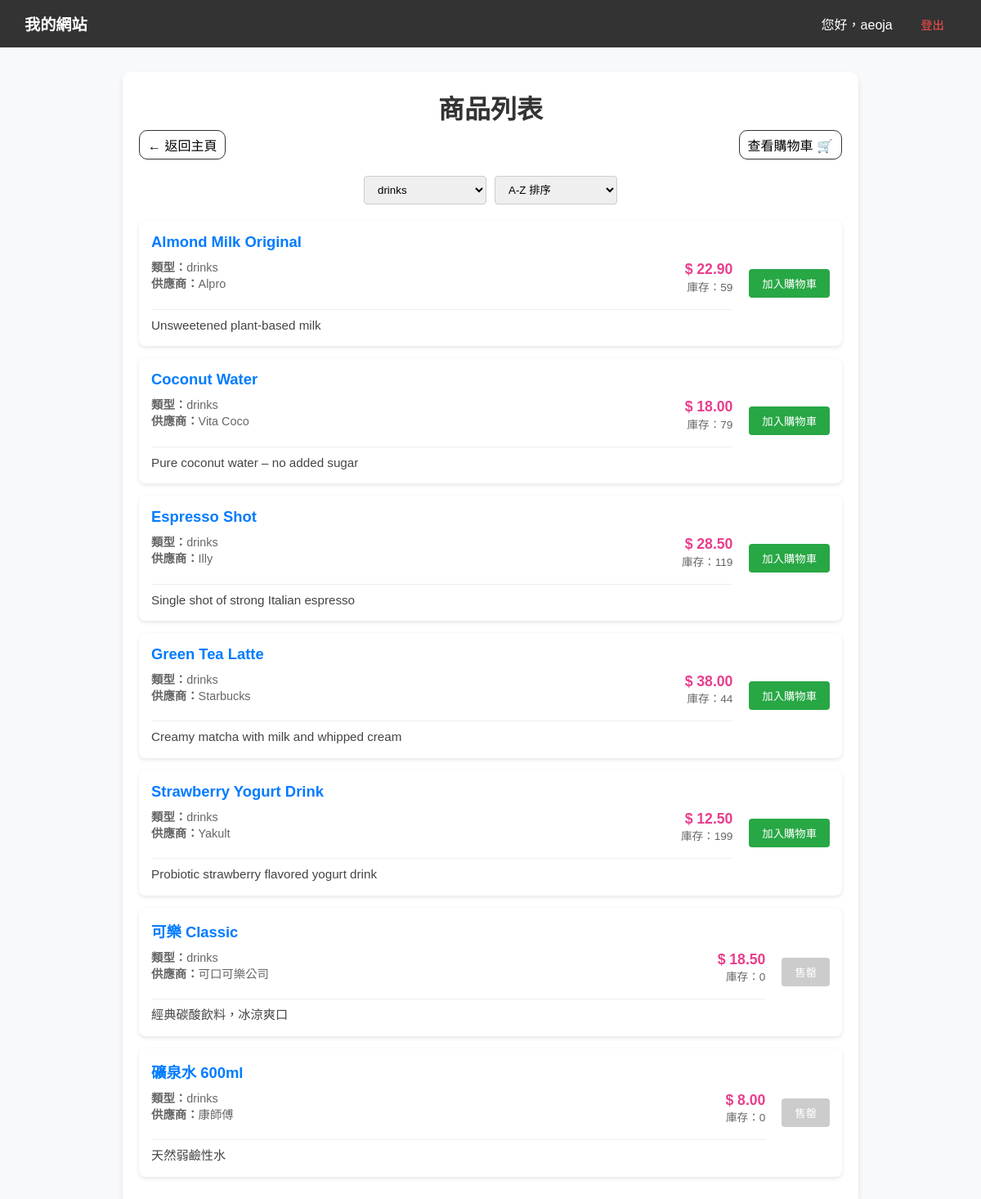
/product_list.php?type=drinks (signed in), run on an earlier commit of the app's database.
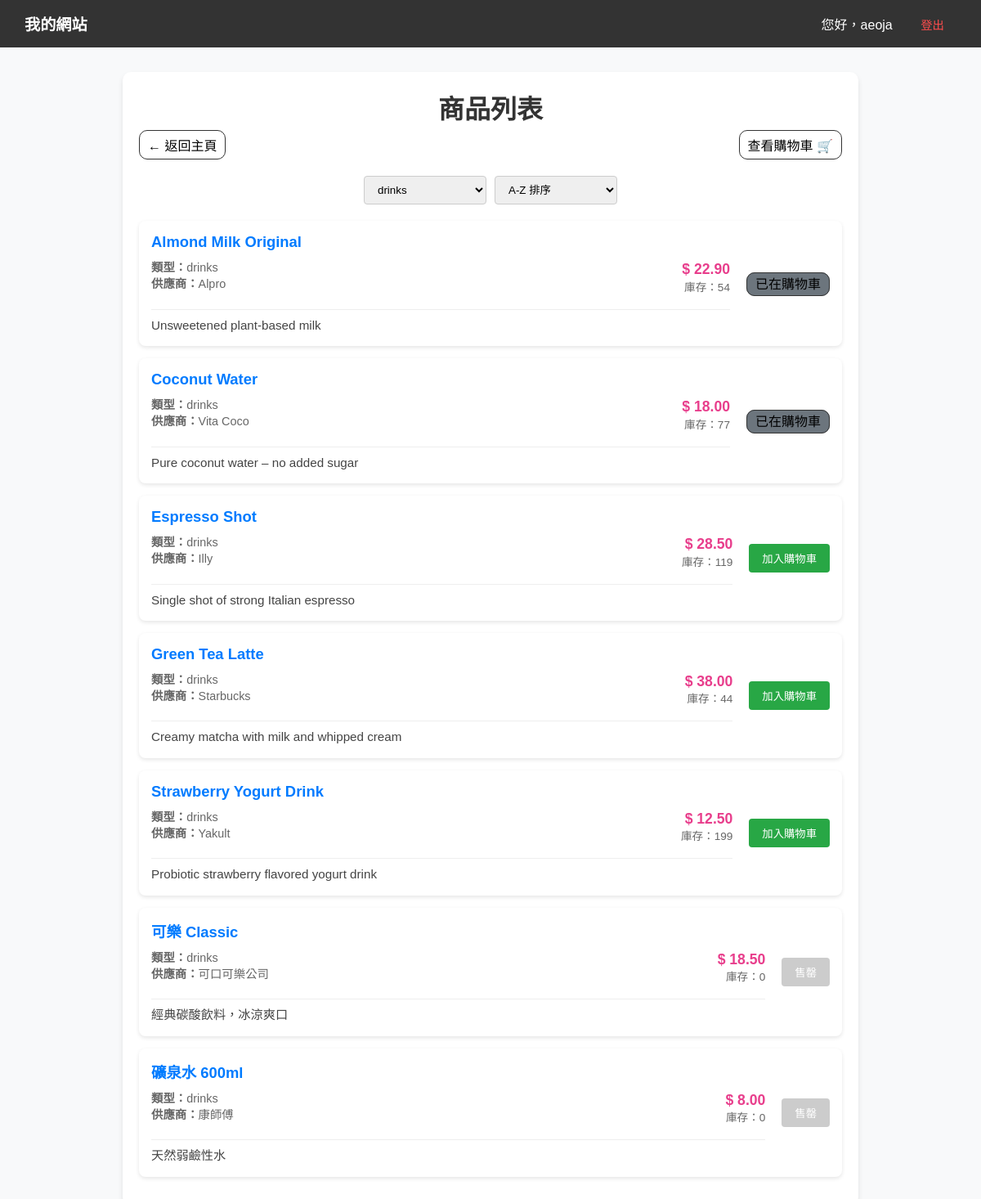
And on a later commit of the database.
### tables this page shows
CREATE TABLE `products` (
  `product_id` int(11) UNSIGNED NOT NULL,
  `product_name` varchar(100) NOT NULL,
  `type` enum('drinks','food','toy','e-things') NOT NULL,
  `supplier` varchar(80) DEFAULT NULL,
  `description` text DEFAULT NULL,
  `price` decimal(10,2) NOT NULL,
  `qty` int(11) UNSIGNED NOT NULL DEFAULT 1 COMMENT 'Stock level of product',
  `updated_at` datetime DEFAULT current_timestamp() ON UPDATE current_timestamp(),
  `created_at` datetime DEFAULT current_timestamp()
);

### connect.php (called while the page is built, shortened)
<?php
$servername = "localhost";
$username = "root";
$password = "";
$db_name = "223_group_project";
$conn = new mysqli($servername, $username, $password, $db_name);
function safeQuery($sql, $types = null, $params = []) {
    global $conn;
    $stmt = $conn->prepare($sql);
    $response = new stdClass();
    $fullSql = $sql;
    if ($types && !empty($params)) {
        $indexedParams = array_values($params);
        foreach ($indexedParams as $val) {
            if (is_null($val)) {
                $valueToShow = 'NULL';
            } elseif (is_string($val)) {
                $valueToShow = "'" . $conn->real_escape_string($val) . "'";
            } else {
                $valueToShow = $val;
            }
            $pos = strpos($fullSql, '?');
            if ($pos !== false) {
                $fullSql = substr_replace($fullSql, $valueToShow, $pos, 1);
            }
        }
    }
    $response->executed_sql = $fullSql;
    if ($types && !empty($params)) {
        $stmt->bind_param($types, ...$params);
    }
    $response->success = $stmt->execute();
    $response->affected_rows = $stmt->affected_rows;
    $response->insert_id = $stmt->insert_id;
    $response->error = $stmt->error;
    $result = $stmt->get_result();
    $response->result = $result;
    return $response;
}
?>

### product_list.php (the view, shortened to what the changed rows need)
<?php
require_once("connect.php");
$cartProductIds = [];
$cartRes = safeQuery('SELECT product_id FROM cart WHERE member_id = ?', 's', [$_SESSION['member_id']]);
if ($cartRes->success && $cartRes->result) {
    $rows = $cartRes->result->fetch_all(MYSQLI_ASSOC);
    foreach ($rows as $r) {
        $cartProductIds[intval($r['product_id'])] = true;
    }
}
$showingType = $_GET['type'] ?? '';
$sortType = $_GET['sort'] ?? 'name_asc';
$products = [];
try {
    $params = [];
    $paramTypes = '';
    switch ($sortType) {
        default:
            $sql = "SELECT * FROM products";
            if ($showingType) {
                $sql .= " WHERE type = ?";
                $params[] = $showingType;
                $paramTypes .= 's';
            }
            $sql .= " ORDER BY product_name ASC";
            break;
    }
    $response = safeQuery($sql, $paramTypes, $params);
    if ($response->success) {
        $products = $response->result->fetch_all(MYSQLI_ASSOC);
    }
} catch (Exception $e) {
    error_log("Product list error: " . $e->getMessage());
}
?>
<!DOCTYPE html>
<html lang="zh-Hant">
<head>
    <link rel="stylesheet" href="style.css?v=<?php echo filemtime('style.css'); ?>">
</head>
<body>
    <div class="content">
        <h1>商品列表</h1>
        <ul class="product-list">
            <?php foreach ($products as $product): ?>
                <li class="product-item">
                    <div class="product-details">
                        <strong style="color: #007bff; font-size: 1.15em;"><?php echo htmlspecialchars($product['product_name']); ?></strong>
                        <div class="product-info">
                            <div class="product-meta">
                                <div><b>類型：</b><?php echo htmlspecialchars($product['type']); ?></div>
                                <div><b>供應商：</b><?php echo htmlspecialchars($product['supplier']); ?></div>
                            </div>
                            <div style="text-align: right;">
                                <div class="product-price">$ <?php echo htmlspecialchars($product['price']); ?></div>
                                <div style="font-size: 0.85em; color: #666;">庫存：<?php echo $product['qty']; ?></div>
                            </div>
                            <div style="grid-column: 1 / -1; color: #444; font-size: 0.95em; border-top: 1px solid #eee; padding-top: 8px; margin-top: 5px;">
                                <?php echo htmlspecialchars($product['description']); ?>
                            </div>
                        </div>
                    </div>
                    <div class="actions" style="margin-left: 20px;">
                        <?php if ($product['qty'] <= 0): ?>
                            <button class="cart-button in-cart" style="background:#ccc;" disabled>售罄</button>
                        <?php elseif (!empty($cartProductIds[intval($product['product_id'])])): ?>
                            <a href="show_cart.php" class="cart-button in-cart">已在購物車</a>
                        <?php else: ?>
                            <button class="add-cart-button cart-button"
                                    data-id="<?php echo $product['product_id']; ?>"
                                    data-qty="<?php echo $product['qty']; ?>">加入購物車</button>
                        <?php endif; ?>
                    </div>
                </li>
            <?php endforeach; ?>
        </ul>
    </div>
</body>
</html>

What changed in the data, as far as the page shows it:
changed products "Almond Milk Original": qty "59" → "54"; qty "加入購物車" → "已在購物車"
changed products "Coconut Water": qty "79" → "77"; qty "加入購物車" → "已在購物車"
